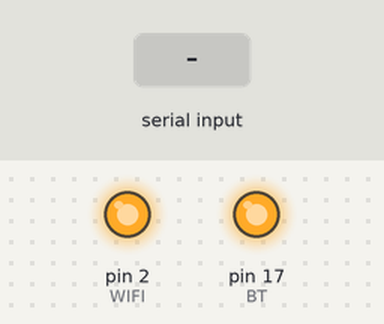
A sketch run on a simulated Arduino Uno, built with avr-gcc and run on an emulated ATmega328P. Parts: output pins drawn as LEDs (lit = HIGH). The test bench sets the inputs (shaded band).

Above: at 1.2 s.
1.3 s: "1" received over Serial
At 2.4 s:
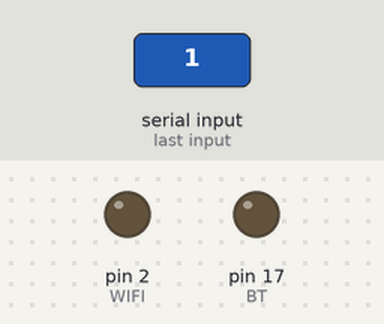
Timing chart, 0 to 4.3 s (numbered marks = the images above; inputs shaded):
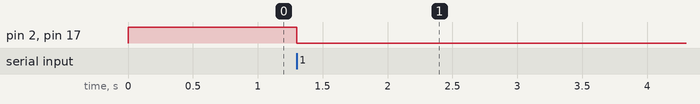

Measured:
- after the input at 1.3 s, pin 2 (WIFI), pin 17 (BT): HIGH → LOW at once

The sketch:

lab2.2.4.ino
```cpp
const int BT = 17;
const int WIFI = 2;

void setup() {
  Serial.begin(115200);
  pinMode(BT, OUTPUT);    //กำหนดค่าให้เป็น OUTPUT
  pinMode(WIFI, OUTPUT);

  digitalWrite(BT, HIGH); //ให้ LED BT ดับก่อน
  digitalWrite(WIFI, HIGH);
}

void loop() {
  if(Serial.available()>0){
     digitalWrite(BT, LOW);
     digitalWrite(WIFI, LOW);
  }

}
```
